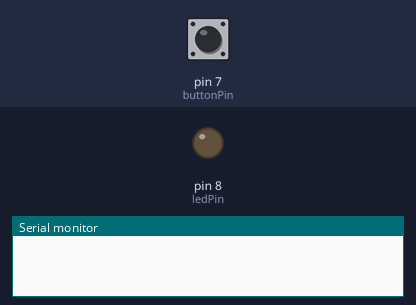
A sketch run on a simulated Arduino Uno, built with avr-gcc and run on an emulated ATmega328P. Parts: output pins drawn as LEDs (lit = HIGH), the last lines printed to the serial monitor. The test bench sets the inputs (shaded band); at power-on: pin 7 (buttonPin) HIGH.

Above: at 1.2 s.
1.3 s: pin 7 (buttonPin) pulled LOW for 0.15 s
At 2.2 s:
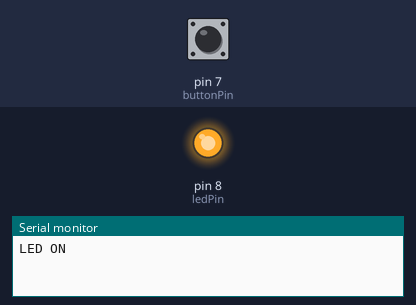
2.9 s: pin 7 (buttonPin) pulled LOW for 1 s
At 4.6 s:
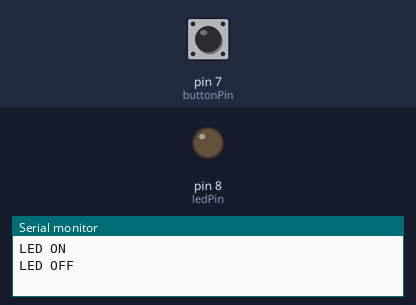
5.4 s: pin 7 (buttonPin) pulled LOW for 3.2 s
At 9.4 s:
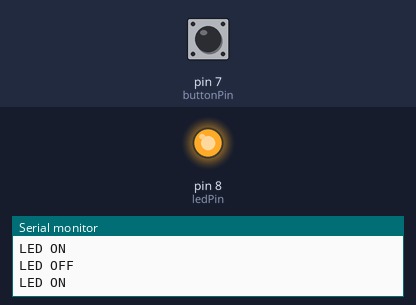
Timing chart, 0 to 10.9 s (numbered marks = the images above; inputs shaded):
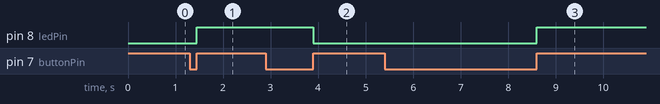

The sketch:

8.LED_Toggle_Switch.ino
```cpp
/*
Components Used:
- Arduino Board
- Sensor Shield
- Push Button
- LED
- Breadboard
- Jumper Wires
*/

int buttonPin = 7; // Button connected to Pin 7
int ledPin = 8;    // LED connected to Pin 8

bool ledState = false; // LED state

void setup() {
  pinMode(buttonPin, INPUT_PULLUP); // Set Button pin as input with internal pull-up resistor
  pinMode(ledPin, OUTPUT);          // Set LED pin as output
  Serial.begin(9600);               // Initialize Serial Monitor at 9600 baud
}

void loop() {
  if (digitalRead(buttonPin) == LOW) { // If button is pressed
    delay(100); // Simple debounce
    while (digitalRead(buttonPin) == LOW); // Wait for button release
    ledState = !ledState; // Toggle LED state
    digitalWrite(ledPin, ledState); // Update LED

    // Print LED state to Serial Monitor
    if (ledState) {
      Serial.println("LED ON");
    } else {
      Serial.println("LED OFF");
    }
  }
}
```

Measured:
- after the input at 1.3 s, pin 8 (ledPin): LOW → HIGH after 0.15 s
- after the input at 2.9 s, pin 8 (ledPin): HIGH → LOW after 1.0 s
- after the input at 5.4 s, pin 8 (ledPin): LOW → HIGH after 3.2 s
